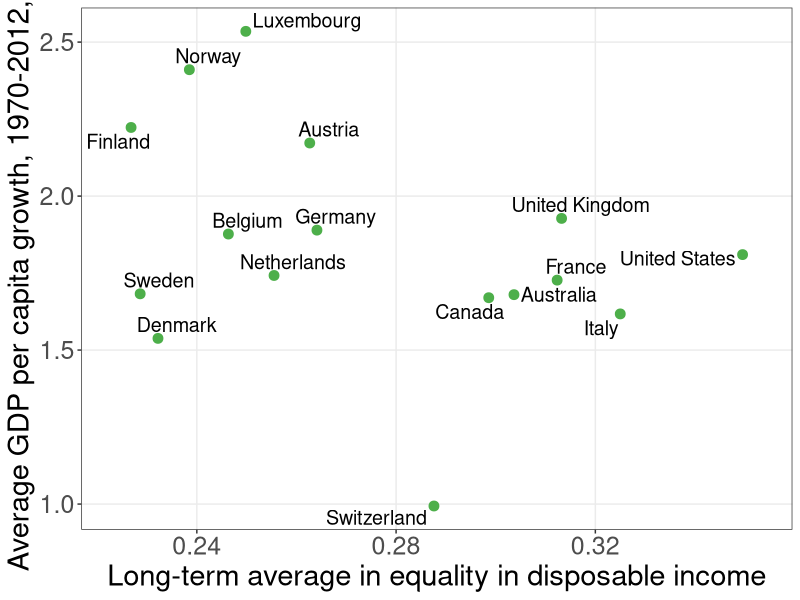

Source code (R):
library(tidyverse)
library(ggrepel)
library(readxl)

inGDP <- read_excel("capitalism/ineq_growth.xlsx")

p <- 
  inGDP %>%
  #filter(country != "Australia") %>%
  ggplot(aes(x = avgini, y = avgdpgrowth)) +
  geom_point(color = "#4DAF4A", size = 3) +
  geom_text_repel(aes(label = country), size = 5) + 
  labs(x = "Long-term average in equality in disposable income",
       y = "Average GDP per capita growth, 1970-2012, %") +
  scale_x_continuous(expand = c(0, .01)) +
  theme_bw() + 
  theme(panel.grid.minor = element_blank(),
        axis.title = element_text(size = 21),
        axis.text = element_text(size = 18))

ggsave(file = "capitalism/ineq_gdp_oecd.pdf", width = 9, height = 7, units = "in")
